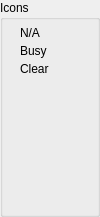
             <widget class="QGroupBox" name="groupBox_5">
              <property name="sizePolicy">
               <sizepolicy hsizetype="Expanding" vsizetype="Expanding">
                <horstretch>0</horstretch>
                <verstretch>0</verstretch>
               </sizepolicy>
              </property>
              <property name="maximumSize">
               <size>
                <width>100</width>
                <height>16777215</height>
               </size>
              </property>
              <property name="title">
               <string>Icons</string>
              </property>
              <property name="alignment">
               <set>Qt::AlignmentFlag::AlignLeading|Qt::AlignmentFlag::AlignLeft|Qt::AlignmentFlag::AlignTop</set>
              </property>
              <layout class="QVBoxLayout" name="verticalLayout_14">
               <property name="spacing">
                <number>2</number>
               </property>
               <property name="leftMargin">
                <number>6</number>
               </property>
               <property name="topMargin">
                <number>6</number>
               </property>
               <property name="rightMargin">
                <number>6</number>
               </property>
               <property name="bottomMargin">
                <number>6</number>
               </property>
               <item>
                <layout class="QFormLayout" name="formLayout">
                 <property name="horizontalSpacing">
                  <number>4</number>
                 </property>
                 <property name="verticalSpacing">
                  <number>4</number>
                 </property>
                 <property name="leftMargin">
                  <number>0</number>
                 </property>
                 <property name="topMargin">
                  <number>0</number>
                 </property>
                 <item row="0" column="0">
                  <widget class="QLabel" name="label_AboutI1">
                   <property name="text">
                    <string/>
                   </property>
                  </widget>
                 </item>
                 <item row="0" column="1">
                  <widget class="QLabel" name="label_19">
                   <property name="text">
                    <string>N/A</string>
                   </property>
                  </widget>
                 </item>
                 <item row="1" column="0">
                  <widget class="QLabel" name="label_AboutI2">
                   <property name="text">
                    <string/>
                   </property>
                  </widget>
                 </item>
                 <item row="1" column="1">
                  <widget class="QLabel" name="label_24">
                   <property name="text">
                    <string>Busy</string>
                   </property>
                  </widget>
                 </item>
                 <item row="2" column="0">
                  <widget class="QLabel" name="label_AboutI3">
                   <property name="text">
                    <string/>
                   </property>
                  </widget>
                 </item>
                 <item row="2" column="1">
                  <widget class="QLabel" name="label_23">
                   <property name="text">
                    <string>Clear</string>
                   </property>
                  </widget>
                 </item>
                 <item row="3" column="1">
                  <spacer name="verticalSpacer_2">
                   <property name="orientation">
                    <enum>Qt::Orientation::Vertical</enum>
                   </property>
                   <property name="sizeHint" stdset="0">
                    <size>
                     <width>20</width>
                     <height>40</height>
                    </size>
                   </property>
                  </spacer>
                 </item>
                 <item row="4" column="1">
                  <widget class="QLabel" name="label_logo">
                   <property name="minimumSize">
                    <size>
                     <width>64</width>
                     <height>64</height>
                    </size>
                   </property>
                   <property name="maximumSize">
                    <size>
                     <width>64</width>
                     <height>64</height>
                    </size>
                   </property>
                   <property name="text">
                    <string/>
                   </property>
                   <property name="pixmap">
                    <pixmap resource="AuTermImages.qrc">:/images/AuTerm32.png</pixmap>
                   </property>
                   <property name="scaledContents">
                    <bool>true</bool>
                   </property>
                  </widget>
                 </item>
                </layout>
               </item>
               <item>
                <spacer name="horizontalSpacer_12">
                 <property name="orientation">
                  <enum>Qt::Orientation::Horizontal</enum>
                 </property>
                 <property name="sizeHint" stdset="0">
                  <size>
                   <width>40</width>
                   <height>20</height>
                  </size>
                 </property>
                </spacer>
               </item>
              </layout>
             </widget>
